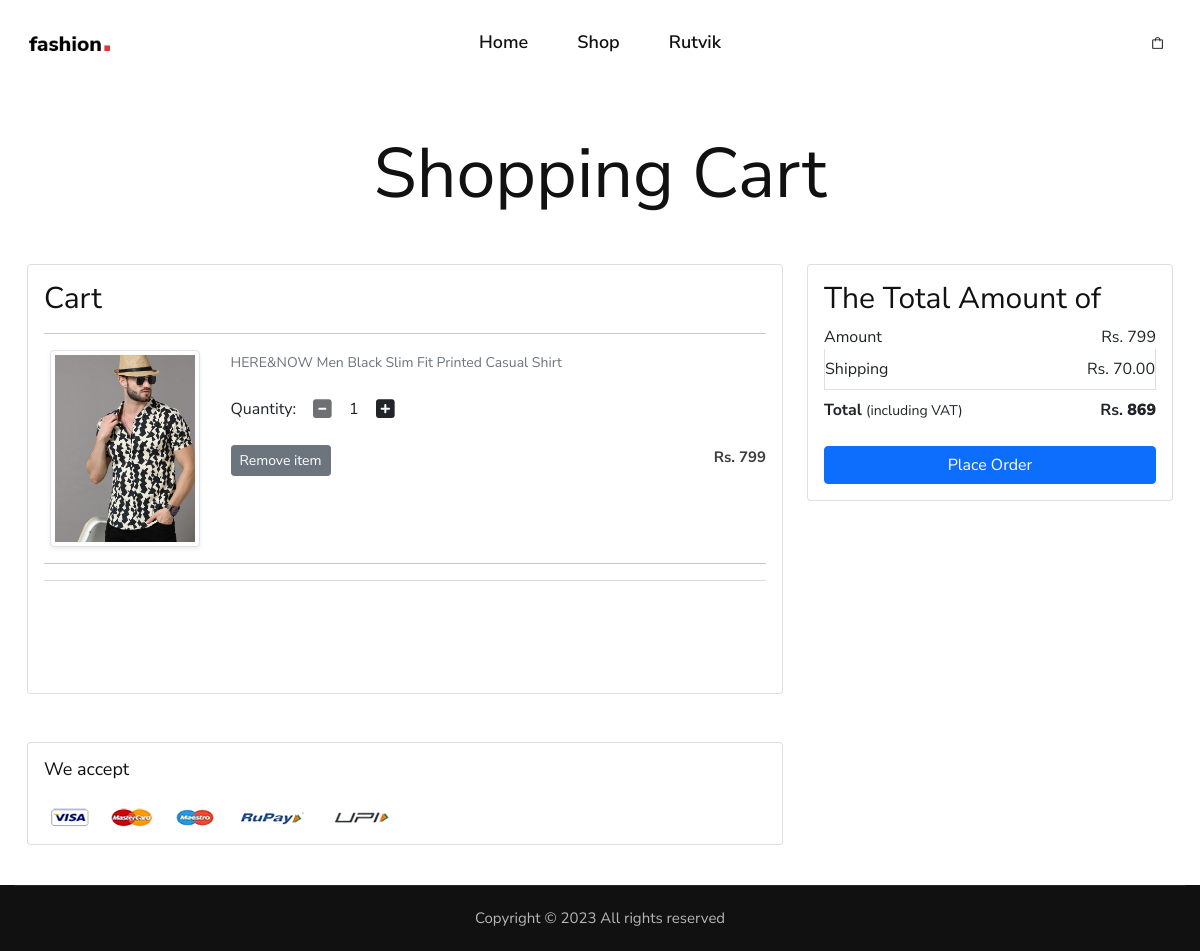
The page /cart/ (signed in) on the database its author committed.
### app/models.py (models this page shows, shortened)
class Cart(models.Model):
    user = models.ForeignKey(User, on_delete=models.CASCADE)
    product = models.ForeignKey(Product, on_delete=models.CASCADE)
    quantity = models.PositiveIntegerField(default=1)

class Product(models.Model):
    category = models.ForeignKey(Category, on_delete=models.CASCADE)
    subcategory = models.ForeignKey(SubCategory, on_delete=models.CASCADE)
    name = models.CharField(max_length=100)
    selling_price = models.IntegerField()
    discounted_price = models.IntegerField()
    description = models.TextField(null=True)
    brand = models.CharField(max_length=25, default='')
    image1 = models.ImageField(upload_to='producting',max_length=100)
    image2 = models.ImageField(upload_to='producting',max_length=100)
    image3 = models.ImageField(upload_to='producting',max_length=100)
    image4 = models.ImageField(upload_to='producting',max_length=100)

### app/middlewares/auth.py (the view)
    def middleware(request):
        if not request.user.is_authenticated:
                return redirect('login')
        response = get_response(request)
        return response

### app/views.py (called while the page is built)
def show_cart(request):
   if request.user.is_authenticated:
     user = request.user
     cart = Cart.objects.filter(user=user)
     amount = 0
     shipping_amount = 70
     total_amount = 0
     cart_product = [p for p in  Cart.objects.all() if p.user ==
      user]
     if cart_product:
       for p in cart_product:
         tempamount = (p.quantity*p.product.discounted_price)
         amount += tempamount
         totalamount = amount + shipping_amount
       return render(request, 'app/addtocart.html',
        {'carts':cart,'totalamount':totalamount,'amount':amount})
     else:
       return render(request, 'app/emptycart.html')

### app/templates/app/addtocart.html (shortened to what this page needs)
{% extends 'app/base.html' %}
{% load static %}
{% block main-content %}
<div class="container my-5">
 <div class="row">
  <h1 class="text-center mb-5">Shopping Cart</h1>
  <div class="col-sm-8">
  <div class="card">
   <div class="card-body">
    <h3>Cart</h3>
    <hr>
    {% for cart in carts %}
    <div class="row">
     <div class="col-sm-3 text-center align-self-center">
      <img src="{{cart.product.image1.url}}" alt="" srcset=""
      class="img-fluid img-thumbnail shadow-sm" height="150" width="150"> </div>
     <div class="col-sm-9">
      <div>
       <p class="mb-2 text-muted small">{{cart.product.name}}</p>
       <div class="my-3">
        <label for="quantity">Quantity:</label>
        <a class="minus-cart btn"pid="{{cart.product.id}}"><i class="fas
          fa-minus-square fa-lg"></i></a>
          <span id="quantity_{{cart.product.id}}">{{cart.quantity}} </span>
        <a class="plus-cart btn"pid="{{cart.product.id}}"><i class="fas
          fa-plus-square fa-lg"></i></a>
       </div>
       <div class="d-flex justify-content-between">
        <a href="#" class="btn btn-sm btn-secondary mr-3 remove-cart"pid="{{cart.product.id}}">Remove item </a>
        <p class="mb-0"><span><strong>Rs. {{cart.product.discounted_price}}</strong></span></p>
       </div>
      </div>
     </div>
    </div>
    <hr>
    {% endfor %}
    <hr class="text-muted">
   </div>
   </div>
  </div>
  <div class="col-sm-4">
   <div class="card">
    <div class="card-body">
      <h3>The Total Amount of</h3>
      <ul class="list-group">
       <li class="list-group-item d-flex
       justify-content-between align-items-center border-0
       px-0 pb-0">Amount<span>Rs. <span id ="amount">{{amount}}</span></span></li>
       <li class="list-group-item d-flex
       justify-content-between align-items-center px-0">
       Shipping<span>Rs. 70.00</span></li>
       <li class="list-group-item d-flex
       justify-content-between align-items-center border-0
       px-0 mb-3">
        <div>
           <strong>Total</strong> <small>(including VAT)</small>
         </div>
         <span><strong>Rs. <strong id="totalamount">{{totalamount}}</strong></strong></span>
       </li>
      </ul>
      <div class="d-grid"><a href="{% url 'checkout' %}" class="btn btn-primary">Place Order</a></div>
    </div>
   </div>
  </div>
 </div>
</div>
<div class="container">
 <div class="row">
  <div class="col-sm-8">
   <div class="card">
    <div class="card-body">
      <h5 class="mb-4">We accept</h5>
      <img src="{% static 'app/images/payment.png' %}" alt="" class="img-fluid">
    </div>
  </div>
  </div>
 </div>
</div>
{% endblock main-content %}

### app/templates/app/base.html (shortened to what this page needs)
<!DOCTYPE html>
{% load static %}
<html lang="en">
  <head>
    <link
      href="https://cdn.jsdelivr.net/npm/bootstrap@5.0.0-beta1/dist/css/bootstrap.min.css"
      rel="stylesheet"
    />
    <link
      rel="stylesheet"
      href="{% static 'app/css/bootstrap.min.css' %}"
      type="text/css"
    />
    <link
      rel="stylesheet"
      href="{% static 'app/css/font-awesome.min.css' %}"
      type="text/css"
    />
    <link
      rel="stylesheet"
      href="{% static 'app/css/elegant-icons.css' %}"
      type="text/css"
    />
    <link
      rel="stylesheet"
      href="{% static 'app/css/magnific-popup.css' %}"
      type="text/css"
    />
    <link
      rel="stylesheet"
      href="{% static 'app/css/nice-select.css' %}"
      type="text/css"
    />
    <link
      rel="stylesheet"
      href="{% static 'app/css/owl.carousel.min.css' %}"
      type="text/css"
    />
    <link
      rel="stylesheet"
      href="{% static 'app/css/slicknav.min.css' %}"
      type="text/css"
    />
    <link
      rel="stylesheet"
      href="{% static 'app/css/style.css' %}"
      type="text/css"
    />
    <link
      href="https://cdn.jsdelivr.net/npm/bootstrap@5.0.0-beta1/dist/css/bootstrap.min.css"
      rel="stylesheet"
    />
    <link rel="stylesheet" href="{% static 'app/css/owl.carousel.min.css' %}" />
    <link rel="stylesheet" href="{% static 'app/css/all.min.css' %}" />
    <link rel="stylesheet" href="{% static 'app/css/style.css' %}" />
  </head>
  <body>
    <header class="header">
      <div class="container">
        <div class="row">
          <div class="col-lg-3 col-md-3">
            <div class="header__logo">
              <a href="{% url 'home' %}"
                ><img src="{% static 'app/img/logo.png' %}" alt=""
              /></a>
            </div>
          </div>
          <div class="col-lg-6 col-md-6">
            <nav class="header__menu mobile-menu">
              <ul>
                <li><a href="{% url 'home' %}">Home</a></li>
                <li>
                  <a href="{% url 'shop' %}">Shop</a>
                  {%if request.user.is_authenticated%}
                </li>
                <li>
                  <a href="#">{{request.user.username|capfirst}}</a>
                </li>
                {% else %}
                <li><a href="{% url 'login' %}">Login</a></li>
                <li>
                  <a href="{% url 'customerregistration' %}">Registration</a>
                </li>
                {% endif %}
              </ul>
            </nav>
          </div>
          <div class="col-lg-3 col-md-3">
            <div class="header__nav__option">
              {%if request.user.is_authenticated%}
              <a href="{% url 'showcart' %}"
                ><img src="{% static 'app/img/icon/cart.png' %}" alt=""
              /></a>
              {% endif %}
            </div>
          </div>
        </div>
      </div>
    </header>
    {% block banner_slider %} {% endblock banner_slider %} {% block main-content%} {% endblock main-content %}
    <footer class="footer">
      <div class="col-lg-12 text-center">
        <div class="footer__copyright__text">
          <p>
            Copyright ©
            All rights reserved
          </p>
        </div>
      </div>
    </footer>
  </body>
</html>

### app/static/app/css/style.css (style rules this page uses)
html, body { height: 100%; font-family: "Nunito Sans", sans-serif; -webkit-font-smoothing: antialiased; }
h1, h2, h3, h4, h5, h6 { margin: 0; color: #111111; font-weight: 400; font-family: "Nunito Sans", sans-serif; }
h1 { font-size: 70px; }
h3 { font-size: 30px; }
h5 { font-size: 18px; }
p { font-size: 15px; font-family: "Nunito Sans", sans-serif; color: #3d3d3d; font-weight: 400; line-height: 25px; margin: 0 0 15px 0; }
img { max-width: 70%; }
ul, ol { padding: 0; margin: 0; }
.header { background: #ffffff; }
.header__logo { padding: 30px 0; }
.header__logo a { display: inline-block; }
.header__menu { text-align: center; padding: 26px 0 25px; }
.header__menu ul li { list-style: none; display: inline-block; margin-right: 45px; position: relative; }
.header__menu ul li:last-child { margin-right: 0; }
.header__menu ul li a { font-size: 18px; color: #111111; display: block; font-weight: 600; position: relative; padding: 3px 0; }
.header__menu ul li a:after { position: absolute; left: 0; bottom: 0; width: 100%; height: 2px; background: #e53637; content: ""; -webkit-transition: all, 0.5s; -o-transition: all, 0.5s; transition: all, 0.5s; -webkit-transform: scale(0); -ms-transform: scale(0); transform: scale(0); }
.header__nav__option { text-align: right; padding: 30px 0; }
.header__nav__option a { display: inline-block; margin-right: 26px; position: relative; }
.footer { background: #111111; padding-top: 0px; }
.footer__copyright__text { border-top: 1px solid rgba(255, 255, 255, 0.1); padding: 20px 0; margin-top: 40px; }
.footer__copyright__text p { color: #b7b7b7; margin-bottom: 0; }
@media only screen and (min-width: 1200px) { .container { max-width: 1170px; } }

### app/templates/app/base.html (style rules this page uses)
a { text-decoration: none !important; }

### rows shown on the page
Cart: product.image1 (picture), product.name "HERE&NOW Men Black Slim Fit Printed Casual Shirt", quantity "1", product.discounted_price "799"

### other values the page prints
{{ request.user.username|capfirst }} "Rutvik"
{{ amount }} "799"
{{ totalamount }} "869"
